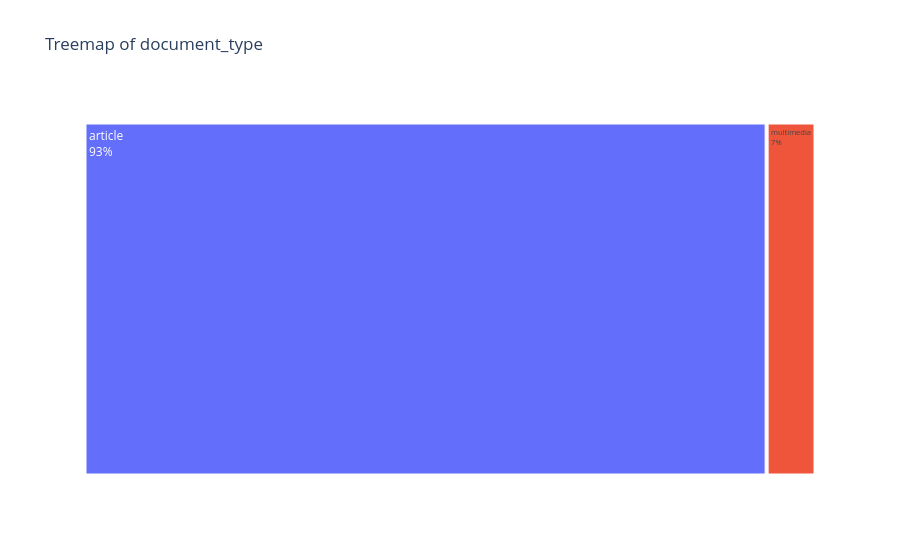
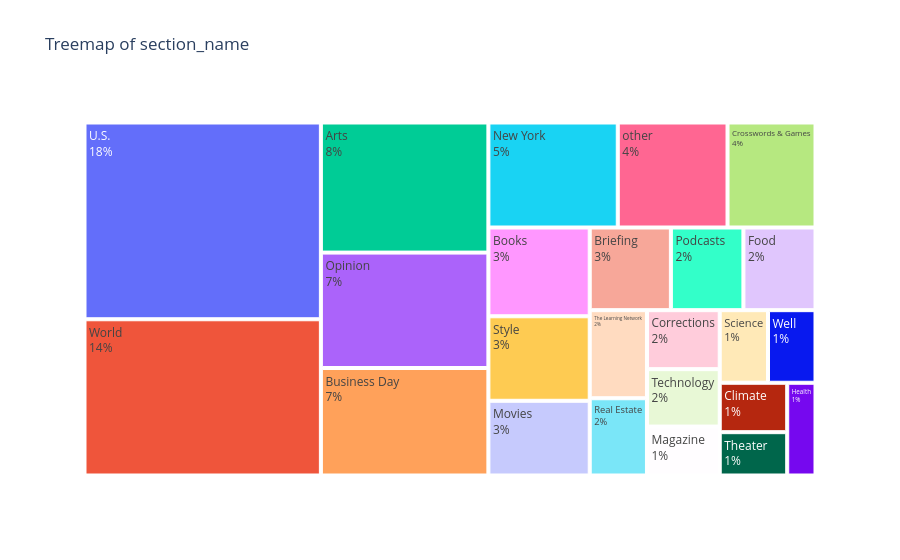
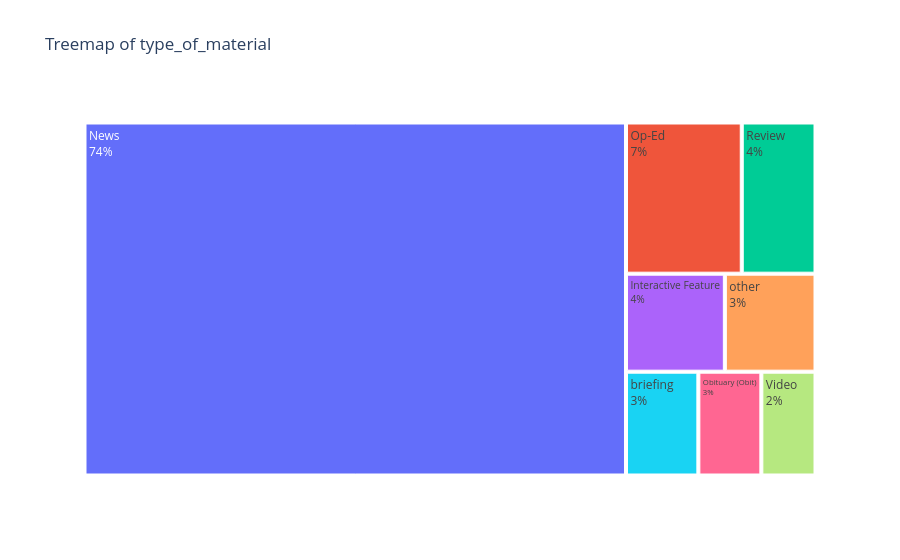

Source (notebook cell) for these figures, in order:
### Code cell
import plotly.express as px

sources = ['document_type', 'section_name', 'type_of_material']
def plot_treemap(df, category):
    # Calculate counts and percentages
    counts = df[category].value_counts()
    percentages = counts / counts.sum()
    
    # Reset index to convert the series to a DataFrame
    data = percentages.reset_index()
    data.columns = [category, 'percentage']
    
    # Add a column for the parent (which in this case will be empty, as we are only displaying one level)
    data['parent'] = ''

    # Create the Treemap
    fig = px.treemap(
        data,
        path=['parent', category],
        values='percentage',
        title=f'Treemap of {category}'
    )

    fig.update_traces(textinfo='label+percent parent')
    fig.write_image(f"plots/{category}.png")
    fig.show()

def plot_several_treemaps(df, categories: list):
    """
    Plot and save treemaps for several categories in the same plot, side by side
    """



df = df_dict['original']
plot_treemap(df, 'document_type')
plot_treemap(df, 'section_name')
plot_treemap(df, 'type_of_material')

# save plots to plots/

### Figure 1 — Plotly figure (JSON) as saved in the notebook; plotly's stock layout.template omitted (floating-point values rounded to 4 significant figures)
{"data": [{"branchvalues": "total", "domain": {"x": [0, 1], "y": [0, 1]}, "hovertemplate": "labels=%{label}<br>percentage=%{value}<br>parent=%{parent}<br>id=%{id}<extra></extra>", "ids": ["/article", "/multimedia", ""], "labels": ["article", "multimedia", ""], "name": "", "parents": ["", "", ""], "textinfo": "label+percent parent", "type": "treemap", "values": [0.9331, 0.06688, 1]}], "layout": {"legend": {"tracegroupgap": 0}, "title": {"text": "Treemap of document_type"}}}

### Figure 2 — Plotly figure (JSON) as saved in the notebook; plotly's stock layout.template omitted (floating-point values rounded to 4 significant figures)
{"data": [{"branchvalues": "total", "domain": {"x": [0, 1], "y": [0, 1]}, "hovertemplate": "labels=%{label}<br>percentage=%{value}<br>parent=%{parent}<br>id=%{id}<extra></extra>", "ids": ["/Arts", "/Books", "/Briefing", "/Business Day", "/Climate", "/Corrections", "/Crosswords & Games", "/Food", "/Health", "/Magazine", "/Movies", "/New York", "/Opinion", "/Podcasts", "/Real Estate", "/Science", "/Style", "/Technology", "/The Learning Network", "/Theater", "/U.S.", "/Well", "/World", "/other", ""], "labels": ["Arts", "Books", "Briefing", "Business Day", "Climate", "Corrections", "Crosswords & Games", "Food", "Health", "Magazine", "Movies", "New York", "Opinion", "Podcasts", "Real Estate", "Science", "Style", "Technology", "The Learning Network", "Theater", "U.S.", "Well", "World", "other", ""], "name": "", "parents": ["", "", "", "", "", "", "", "", "", "", "", "", "", "", "", "", "", "", "", "", "", "", "", "", ""], "textinfo": "label+percent parent", "type": "treemap", "values": [0.08445, 0.03486, 0.026, 0.06978, 0.01293, 0.01663, 0.0358, 0.02309, 0.01017, 0.0138, 0.02934, 0.05265, 0.07494, 0.02324, 0.01714, 0.01358, 0.03319, 0.01619, 0.01953, 0.01133, 0.1802, 0.01336, 0.1431, 0.04466, 1]}], "layout": {"legend": {"tracegroupgap": 0}, "title": {"text": "Treemap of section_name"}}}

### Figure 3 — Plotly figure (JSON) as saved in the notebook; plotly's stock layout.template omitted (floating-point values rounded to 4 significant figures)
{"data": [{"branchvalues": "total", "domain": {"x": [0, 1], "y": [0, 1]}, "hovertemplate": "labels=%{label}<br>percentage=%{value}<br>parent=%{parent}<br>id=%{id}<extra></extra>", "ids": ["/Interactive Feature", "/News", "/Obituary (Obit)", "/Op-Ed", "/Review", "/Video", "/briefing", "/other", ""], "labels": ["Interactive Feature", "News", "Obituary (Obit)", "Op-Ed", "Review", "Video", "briefing", "other", ""], "name": "", "parents": ["", "", "", "", "", "", "", "", ""], "textinfo": "label+percent parent", "type": "treemap", "values": [0.03754, 0.7408, 0.02534, 0.06782, 0.04321, 0.02178, 0.02912, 0.03442, 1]}], "layout": {"legend": {"tracegroupgap": 0}, "title": {"text": "Treemap of type_of_material"}}}
